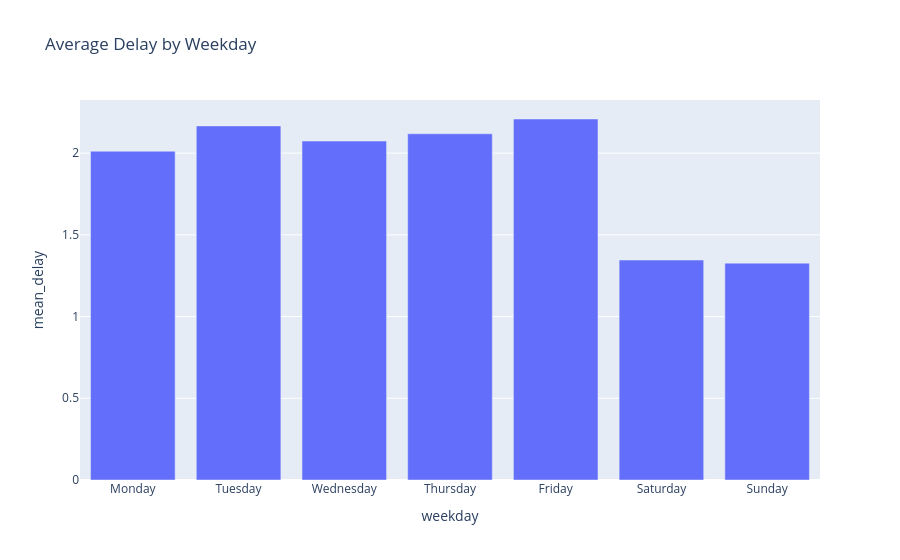

Source (notebook cell):
### Code cell
fig = px.bar(
    weekday_summary,
    x="weekday",
    y="mean_delay",
    title="Average Delay by Weekday"
)

fig.show()

### Figure 1 — Plotly figure (JSON) as saved in the notebook; plotly's stock layout.template omitted (floating-point values rounded to 4 significant figures)
{"data": [{"hovertemplate": "weekday=%{x}<br>mean_delay=%{y}<extra></extra>", "legendgroup": "", "marker": {"color": "#636efa", "pattern": {"shape": ""}}, "name": "", "orientation": "v", "showlegend": false, "textposition": "auto", "type": "bar", "x": ["Monday", "Tuesday", "Wednesday", "Thursday", "Friday", "Saturday", "Sunday"], "xaxis": "x", "y": [2.012, 2.167, 2.074, 2.118, 2.209, 1.346, 1.327], "yaxis": "y"}], "layout": {"barmode": "relative", "legend": {"tracegroupgap": 0}, "title": {"text": "Average Delay by Weekday"}, "xaxis": {"anchor": "y", "domain": [0, 1], "title": {"text": "weekday"}}, "yaxis": {"anchor": "x", "domain": [0, 1], "title": {"text": "mean_delay"}}}}
